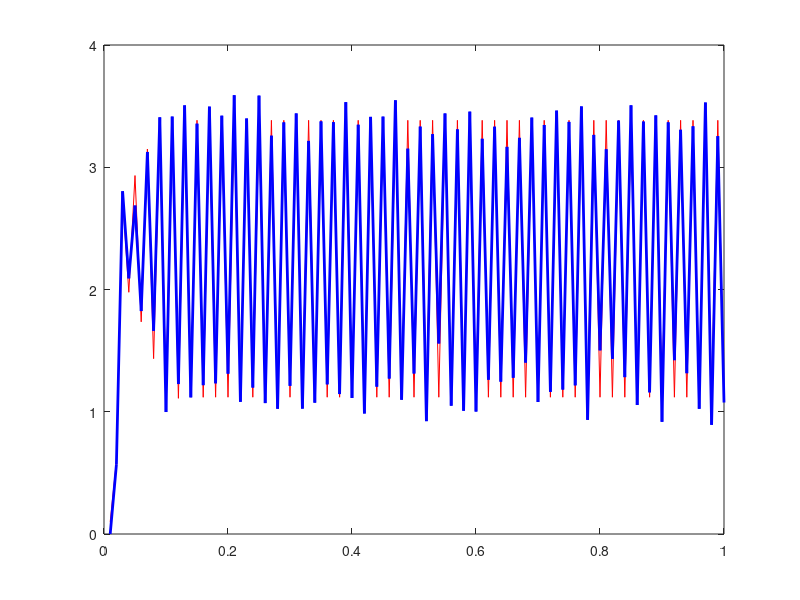

The MATLAB script that drew this image:
%粒子滤波

%预测方程 x(i)=sin(x(i-1))+5*x(i-1)/(x(i-1)^2+1)+Q
%观测方程 y(i)=x(i)^2+R

t=0.01:0.01:1;
x=zeros(1,100);
y=zeros(1,100);

x(1)=0.1;
y(1)=0.01^2;

for i=2:100
    x(i)=sin(x(i-1))+5*x(i-1)/(x(i-1)^2+1);
    y(i)=x(i)^2+normrnd(0,1);
end
%plot(t,x,t,y,'LineWidth',2)

n=100;
xold=zeros(1,n);
xnew=zeros(1,n);
xplus=zeros(1,n);%xplus用于存放滤波值，就是每一次后验概率的期望
w=zeros(1,n);
%设置x0(i),可以直接在正态分布采样，如果对初值有信心，也可以让所有粒子都相同
for i=1:n
    xold(i)=0.1;
    w(i)=1/n;
end

for i=2:100
    
    %预测步
    for j = 1:n
        xold(j)=sin(xold(j))+5*xold(j)/(xold(j)^2+1)+normrnd(0,0.1) %Q;
    end
    
    %更新步
    for j = 1:n
        %w(j)=w(j)*fR(y-观测)
        %正态分布
        %fR=(2*pi*R)^(-0.5)*exp(-((y(i)-xold(j)^2)^2/(2*R)))
        %w(j)=(2*pi*R)^(-0.5)*exp(-((y(i)-xold(j)^2)^2/(2*R)))*w(j);
        w(j)=exp(-((y(i)-xold(j)^2)^2/(2*0.1))); %R
    end
    
    %归一化
    w=w/sum(w);
    %w/sum（w）与k*w/sum（k*w）结果一模一样
    %(2*pi*R)^(-0.5)是常数
    %w(j),如果每次都重采样，每次w(j)都会被设为1/n,也是常数
    %所以可以将他们去掉
    
    %重采样
    %N<1/sum(wi^2),若不是每次都重采样的化，那么权重更新就要把w(j)乘上去
    %生成数组c
    c=zeros(1,n);
    c(1)=w(1);
    for j=2:n
        c(j)=c(j-1)+w(j);
    end
    
    %首先要重采样n个粒子，粒子数要跟之前相同
    for j = 1:n
        a = unifrnd(0,1);
        for k=1:n
            if(a<c(k))
                xnew(j)=xold(k);
                break;
            end
        end
    end
   
    xold = xnew;
    %权重都重新设为1/n, 只有重采样得时候有这一步
    
    for j=1:n
        w(j)=1/n;
    end
    %把每一步的后验概率期望赋值跟xplus
    xplus(i)=sum(xnew)/n;
    
end

plot(t,x,'r',t, xplus, 'b', 'LineWidth',2)

%y=x^2+R 似然概率是一个多峰分布, y=4, x可能为2，或者-2
%如果问题本身的性质就是强烈的非线性，比如多峰分布这种，粒子滤波也不行
%粒子滤波的计算速度有问题，而且占很多内存
    
    